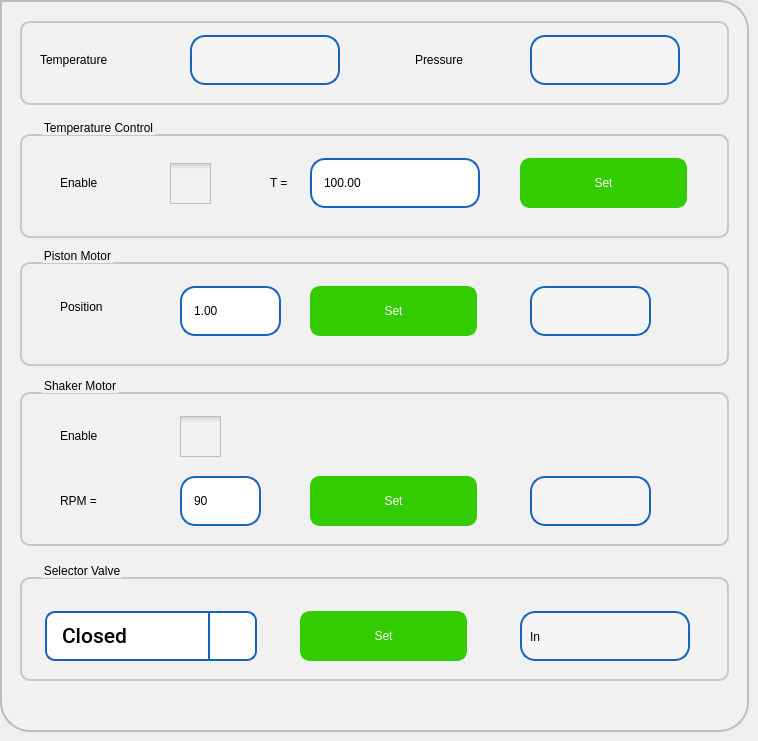
   <widget class="QWidget" name="tab">
    <attribute name="title">
     <string>Service</string>
    </attribute>
    <widget class="QFrame" name="frame">
     <property name="geometry">
      <rect>
       <x>0</x>
       <y>0</y>
       <width>749</width>
       <height>732</height>
      </rect>
     </property>
     <property name="styleSheet">
      <string notr="true">background-color: rgb(241, 241, 241);
	 border: 2px solid #C4C4C3;
    border-bottom-color: #C2C7CB; /* same as the pane color */
    border-bottom-left-radius: 30px;
border-bottom-right-radius: 30px;
    border-top-right-radius: 30px;
color: rgb(0, 0, 0);
font: 75 16pt &quot;Roboto Medium&quot;;
border-color:  rgb(190, 190, 190);



</string>
     </property>
     <property name="frameShape">
      <enum>QFrame::StyledPanel</enum>
     </property>
     <property name="frameShadow">
      <enum>QFrame::Raised</enum>
     </property>
     <widget class="QGroupBox" name="groupBox">
      <property name="geometry">
       <rect>
        <x>20</x>
        <y>118</y>
        <width>709</width>
        <height>120</height>
       </rect>
      </property>
      <property name="styleSheet">
       <string notr="true">QGroupBox {
    border: 2px solid  rgb(200, 200, 200);
    border-radius: 10px;
    margin-top: 16px; /* leave space at the top for the title */
    padding : 0px;

}

QGroupBox::title {
    subcontrol-origin: padding;
    subcontrol-position: top left ; /* position at the top center */
    left : 20px;
    top : -15px;
}</string>
      </property>
      <property name="title">
       <string>Temperature Control</string>
      </property>
      <widget class="QLabel" name="label_16">
       <property name="geometry">
        <rect>
         <x>40</x>
         <y>40</y>
         <width>96</width>
         <height>50</height>
        </rect>
       </property>
       <property name="styleSheet">
        <string notr="true">border-width: 0px;</string>
       </property>
       <property name="text">
        <string>Enable</string>
       </property>
      </widget>
      <widget class="sQLEExtend" name="leTemperature">
       <property name="geometry">
        <rect>
         <x>290</x>
         <y>40</y>
         <width>170</width>
         <height>50</height>
        </rect>
       </property>
       <property name="focusPolicy">
        <enum>Qt::ClickFocus</enum>
       </property>
       <property name="styleSheet">
        <string notr="true">QLineEdit { 
	padding: 1px 18px 1px 10px;
	background-color: rgb(255,255,255);
	border-width: 2px;
	border-color: rgb(21, 100, 192);
	border-style: solid;
	border-radius: 15;
	color: rgb(0, 0, 0);
	font: 75 16pt &quot;Roboto Medium&quot;;
}

QLineEdit:read-only {
	background-color: rgb(245,245,245);
}
QLineEdit[error=true] {
border-color: red;
}
QLineEdit[error=false] {
border-color: rgb(21, 100, 192);
}

</string>
       </property>
       <property name="text">
        <string>100.00</string>
       </property>
       <property name="maxLength">
        <number>15</number>
       </property>
      </widget>
      <widget class="QCheckBox" name="cbTEnable">
       <property name="geometry">
        <rect>
         <x>150</x>
         <y>40</y>
         <width>41</width>
         <height>50</height>
        </rect>
       </property>
       <property name="focusPolicy">
        <enum>Qt::ClickFocus</enum>
       </property>
       <property name="styleSheet">
        <string notr="true">QCheckBox {
    spacing: 5px;
 border: 0px solid #999999;

}

QCheckBox::indicator {
    width: 41px;
    height: 41px;
}

QCheckBox::indicator:unchecked {
	image: url(:/images/icons/ancheck.png);
}
/*
QCheckBox::indicator:unchecked:hover {
    image: url(:/images/checkbox_unchecked_hover.png);
}

QCheckBox::indicator:unchecked:pressed {
    image: url(:/images/checkbox_unchecked_pressed.png);
}
*/
QCheckBox::indicator:checked {
    image: url(:/images/icons/acheck.png);
}
/*
QCheckBox::indicator:checked:hover {
    image: url(:/images/checkbox_checked_hover.png);
}

QCheckBox::indicator:checked:pressed {
    image: url(:/images/checkbox_checked_pressed.png);
}
*/
QCheckBox::indicator:indeterminate:hover {
    image: url(:/images/checkbox_indeterminate_hover.png);
}
/*
QCheckBox::indicator:indeterminate:pressed {
    image: url(:/images/checkbox_indeterminate_pressed.png);
}
*/</string>
       </property>
       <property name="text">
        <string/>
       </property>
      </widget>
      <widget class="QPushButton" name="pbTSet">
       <property name="geometry">
        <rect>
         <x>500</x>
         <y>40</y>
         <width>167</width>
         <height>50</height>
        </rect>
       </property>
       <property name="focusPolicy">
        <enum>Qt::ClickFocus</enum>
       </property>
       <property name="styleSheet">
        <string notr="true">QPushButton{
background-color: rgb(51, 204, 0);
border-width: 2px;
border-color: rgb(51, 204, 0);
border-style: solid;
border-radius: 10;
color: rgb(255, 255, 255);
font: 75 16pt &quot;Roboto Medium&quot;;
}
QPushButton:disabled { 
background-color: rgb(204, 244, 198);
border-width: 2px;
border-color: rgb(127, 143, 127);
border-style: solid;
border-radius: 10;
color: rgb(0, 0, 0);
font: 75 16pt &quot;Roboto Medium&quot;;
}
QPushButton:pressed {
background-color: rgb(24, 163, 3);
border-width: 2px;
border-color: rgb(24, 163, 3);
border-style: solid;
border-radius: 10;
color: rgb(255, 255, 255);
font: 75 16pt &quot;Roboto Medium&quot;;
}
QPushButton:down {
background-color: rgb(24, 163, 3);
border-width: 2px;
border-color: rgb(24, 163, 3);
border-style: solid;
border-radius: 10;
color: rgb(0, 0, 0);
font: 75 16pt &quot;Roboto Medium&quot;;
}
QPushButton:default {
background-color: rgb(241, 241, 241);
border-width: 2px;
border-color: rgb(21, 100, 192);
border-style: solid;
border-radius: 10;
color: rgb(0, 0, 0);
font: 75 16pt &quot;Roboto Medium&quot;;
}
</string>
       </property>
       <property name="text">
        <string>Set</string>
       </property>
      </widget>
      <widget class="QLabel" name="label_6">
       <property name="geometry">
        <rect>
         <x>250</x>
         <y>40</y>
         <width>36</width>
         <height>50</height>
        </rect>
       </property>
       <property name="styleSheet">
        <string notr="true">border-width: 0px;</string>
       </property>
       <property name="text">
        <string>T =</string>
       </property>
      </widget>
     </widget>
     <widget class="QGroupBox" name="groupBox_4">
      <property name="geometry">
       <rect>
        <x>20</x>
        <y>376</y>
        <width>709</width>
        <height>170</height>
       </rect>
      </property>
      <property name="styleSheet">
       <string notr="true">QGroupBox {
    border: 2px solid  rgb(200, 200, 200);
    border-radius: 10px;
    margin-top: 16px; /* leave space at the top for the title */
    padding : 0px;

}

QGroupBox::title {
    subcontrol-origin: padding;
    subcontrol-position: top left ; /* position at the top center */
    left : 20px;
    top : -15px;
}</string>
      </property>
      <property name="title">
       <string>Shaker Motor</string>
      </property>
      <widget class="sQLEExtend" name="leRPM">
       <property name="geometry">
        <rect>
         <x>160</x>
         <y>100</y>
         <width>81</width>
         <height>50</height>
        </rect>
       </property>
       <property name="focusPolicy">
        <enum>Qt::ClickFocus</enum>
       </property>
       <property name="styleSheet">
        <string notr="true">QLineEdit { 
	padding: 1px 18px 1px 10px;
	background-color: rgb(255,255,255);
	border-width: 2px;
	border-color: rgb(21, 100, 192);
	border-style: solid;
	border-radius: 15;
	color: rgb(0, 0, 0);
	font: 75 16pt &quot;Roboto Medium&quot;;
}

QLineEdit:read-only {
	background-color: rgb(245,245,245);
}
QLineEdit[error=true] {
border-color: red;
}
QLineEdit[error=false] {
border-color: rgb(21, 100, 192);
}

</string>
       </property>
       <property name="text">
        <string>90</string>
       </property>
       <property name="maxLength">
        <number>15</number>
       </property>
      </widget>
      <widget class="QPushButton" name="pbRPMSet">
       <property name="geometry">
        <rect>
         <x>290</x>
         <y>100</y>
         <width>167</width>
         <height>50</height>
        </rect>
       </property>
       <property name="focusPolicy">
        <enum>Qt::ClickFocus</enum>
       </property>
       <property name="styleSheet">
        <string notr="true">QPushButton{
background-color: rgb(51, 204, 0);
border-width: 2px;
border-color: rgb(51, 204, 0);
border-style: solid;
border-radius: 10;
color: rgb(255, 255, 255);
font: 75 16pt &quot;Roboto Medium&quot;;
}
QPushButton:disabled { 
background-color: rgb(204, 244, 198);
border-width: 2px;
border-color: rgb(127, 143, 127);
border-style: solid;
border-radius: 10;
color: rgb(0, 0, 0);
font: 75 16pt &quot;Roboto Medium&quot;;
}
QPushButton:pressed {
background-color: rgb(24, 163, 3);
border-width: 2px;
border-color: rgb(24, 163, 3);
border-style: solid;
border-radius: 10;
color: rgb(255, 255, 255);
font: 75 16pt &quot;Roboto Medium&quot;;
}
QPushButton:down {
background-color: rgb(24, 163, 3);
border-width: 2px;
border-color: rgb(24, 163, 3);
border-style: solid;
border-radius: 10;
color: rgb(0, 0, 0);
font: 75 16pt &quot;Roboto Medium&quot;;
}
QPushButton:default {
background-color: rgb(241, 241, 241);
border-width: 2px;
border-color: rgb(21, 100, 192);
border-style: solid;
border-radius: 10;
color: rgb(0, 0, 0);
font: 75 16pt &quot;Roboto Medium&quot;;
}
</string>
       </property>
       <property name="text">
        <string>Set</string>
       </property>
      </widget>
      <widget class="QLabel" name="label_7">
       <property name="geometry">
        <rect>
         <x>40</x>
         <y>100</y>
         <width>71</width>
         <height>50</height>
        </rect>
       </property>
       <property name="styleSheet">
        <string notr="true">border-width: 0px;</string>
       </property>
       <property name="text">
        <string>RPM =</string>
       </property>
      </widget>
      <widget class="QLabel" name="lblRPM">
       <property name="geometry">
        <rect>
         <x>510</x>
         <y>100</y>
         <width>121</width>
         <height>50</height>
        </rect>
       </property>
       <property name="styleSheet">
        <string notr="true">
   padding: 2px 5px 1px 10px;
   background-color: rgb(245,245,245);
   border-width: 2px;
   border-color: rgb(21, 100, 192);
   border-style: solid;
   border-radius: 15px;
   color: rgb(0, 0, 0);
   font: 75 16pt &quot;Roboto Medium&quot;;

</string>
       </property>
       <property name="text">
        <string/>
       </property>
      </widget>
      <widget class="QLabel" name="label_17">
       <property name="geometry">
        <rect>
         <x>40</x>
         <y>35</y>
         <width>96</width>
         <height>50</height>
        </rect>
       </property>
       <property name="styleSheet">
        <string notr="true">border-width: 0px;</string>
       </property>
       <property name="text">
        <string>Enable</string>
       </property>
      </widget>
      <widget class="QCheckBox" name="cbSMEnable">
       <property name="geometry">
        <rect>
         <x>160</x>
         <y>35</y>
         <width>41</width>
         <height>50</height>
        </rect>
       </property>
       <property name="focusPolicy">
        <enum>Qt::ClickFocus</enum>
       </property>
       <property name="styleSheet">
        <string notr="true">QCheckBox {
    spacing: 5px;
 border: 0px solid #999999;

}

QCheckBox::indicator {
    width: 41px;
    height: 41px;
}

QCheckBox::indicator:unchecked {
	image: url(:/images/icons/ancheck.png);
}
/*
QCheckBox::indicator:unchecked:hover {
    image: url(:/images/checkbox_unchecked_hover.png);
}

QCheckBox::indicator:unchecked:pressed {
    image: url(:/images/checkbox_unchecked_pressed.png);
}
*/
QCheckBox::indicator:checked {
    image: url(:/images/icons/acheck.png);
}
/*
QCheckBox::indicator:checked:hover {
    image: url(:/images/checkbox_checked_hover.png);
}

QCheckBox::indicator:checked:pressed {
    image: url(:/images/checkbox_checked_pressed.png);
}
*/
QCheckBox::indicator:indeterminate:hover {
    image: url(:/images/checkbox_indeterminate_hover.png);
}
/*
QCheckBox::indicator:indeterminate:pressed {
    image: url(:/images/checkbox_indeterminate_pressed.png);
}
*/</string>
       </property>
       <property name="text">
        <string/>
       </property>
      </widget>
     </widget>
     <widget class="QGroupBox" name="groupBox_10">
      <property name="geometry">
       <rect>
        <x>20</x>
        <y>561</y>
        <width>709</width>
        <height>120</height>
       </rect>
      </property>
      <property name="styleSheet">
       <string notr="true">QGroupBox {
    border: 2px solid  rgb(200, 200, 200);
    border-radius: 10px;
    margin-top: 16px; /* leave space at the top for the title */
    padding : 0px;

}

QGroupBox::title {
    subcontrol-origin: padding;
    subcontrol-position: top left ; /* position at the top center */
    left : 20px;
    top : -15px;
}</string>
      </property>
      <property name="title">
       <string>Selector Valve</string>
      </property>
      <widget class="QComboBox" name="cbSelectorValve">
       <property name="geometry">
        <rect>
         <x>25</x>
         <y>50</y>
         <width>212</width>
         <height>50</height>
        </rect>
       </property>
       <property name="font">
        <font>
         <family>Roboto Medium</family>
         <pointsize>16</pointsize>
         <weight>9</weight>
         <italic>false</italic>
         <bold>false</bold>
        </font>
       </property>
       <property name="focusPolicy">
        <enum>Qt::ClickFocus</enum>
       </property>
       <property name="styleSheet">
        <string notr="true">QComboBox {
   border: 2px solid  rgb(21, 100, 192);
   border-radius: 10px;
   padding: 1px 18px 1px 3px;
   background-color: rgb(255, 255, 255);
   color: rgb(0, 0, 0);
   font: 75 16pt &quot;Roboto Medium&quot;;
   padding-left: 15px;
}

QComboBox:on {
    padding-top: 3px;
    padding-left: 15px;
}

QComboBox::drop-down {
    subcontrol-origin: padding;
    subcontrol-position: top right;
    width: 45px;
    border-left-width: 2px;
    border-left-color: darkgray;
    border-left-style: solid;
    border-top-right-radius: 3px;
    border-bottom-right-radius: 3px;
    border-color: rgb(21, 100, 192);
}

QComboBox::down-arrow {
	image: url(:/images/icons/downarrow.png);
}

QComboBox::down-arrow:on {
    top: 1px;
    left: 1px;
}

QComboBox QAbstractItemView {
   border: 2px solid rgb(21, 100, 192);
   font: 75 16pt &quot;Roboto Medium&quot;;
   border-radius: 5px;
   background-color: rgb(255, 255, 255);
   selection-background-color:  rgb(21, 100, 192);
   selection-color: rgb(255, 255, 255);
}

/*  vertical */
QScrollBar:vertical {
     border: 0px solid  rgb(21, 100, 192);
     background:  rgb(230,230,230);
     width: 42px;
	 margin: 45px 0 45px 0;
     border-left: 2px solid  rgb(182, 182, 182);
     border-radius: 0px;
 }

 QScrollBar::handle:vertical {
     background:  rgb(182, 182, 182);
     min-height: 20px;
 }

 QScrollBar::add-line:vertical {
     border: 0px solid grey;
     background:  rgb(230,230,230);
     height: 45px;
     subcontrol-position: bottom;
     subcontrol-origin: margin;
 }

 QScrollBar::sub-line:vertical {
     border: 0px solid grey;
     background:  rgb(230,230,230);
     height: 45px;
     subcontrol-position: top;
     subcontrol-origin: margin;
 }

 QScrollBar::up-arrow:vertical {
     width: 42px;
     height: 45px;
     background-image: url(:/images/icons/cuparrow.png);
}

QScrollBar::down-arrow:vertical {
     width: 42px;
      height: 45px;
      background-image: url(:/images/icons/cdownarrow.png);
 }

 QScrollBar::add-page:vertical, QScrollBar::sub-page:vertical {
      background: none;
 }
</string>
       </property>
  <property name="maxVisibleItems">
        <number>2</number>
       </property>
       <property name="frame">
        <bool>true</bool>
       </property>
       <item>
        <property name="text">
         <string>Closed</string>
        </property>
       </item>
       <item>
        <property name="text">
         <string>In</string>
        </property>
       </item>
       <item>
        <property name="text">
         <string>Out</string>
        </property>
       </item>
      </widget>
      <widget class="QLabel" name="lblSelectorValve">
       <property name="geometry">
        <rect>
         <x>500</x>
         <y>50</y>
         <width>170</width>
         <height>50</height>
        </rect>
       </property>
       <property name="styleSheet">
        <string notr="true">   padding: 2px 5px 1px 5px;
   background-color: rgb(245,245,245);
   border-width: 2px;
   border-color: rgb(21, 100, 192);
   border-style: solid;
   border-radius: 15px;
   color: rgb(0, 0, 0);
   font: 75 16pt &quot;Roboto Medium&quot;;

</string>
       </property>
       <property name="text">
        <string>In</string>
       </property>
      </widget>
      <widget class="QPushButton" name="pbSVSet">
       <property name="geometry">
        <rect>
         <x>280</x>
         <y>50</y>
         <width>167</width>
         <height>50</height>
        </rect>
       </property>
       <property name="focusPolicy">
        <enum>Qt::ClickFocus</enum>
       </property>
       <property name="styleSheet">
        <string notr="true">QPushButton{
background-color: rgb(51, 204, 0);
border-width: 2px;
border-color: rgb(51, 204, 0);
border-style: solid;
border-radius: 10;
color: rgb(255, 255, 255);
font: 75 16pt &quot;Roboto Medium&quot;;
}
QPushButton:disabled { 
background-color: rgb(204, 244, 198);
border-width: 2px;
border-color: rgb(127, 143, 127);
border-style: solid;
border-radius: 10;
color: rgb(0, 0, 0);
font: 75 16pt &quot;Roboto Medium&quot;;
}
QPushButton:pressed {
background-color: rgb(24, 163, 3);
border-width: 2px;
border-color: rgb(24, 163, 3);
border-style: solid;
border-radius: 10;
color: rgb(255, 255, 255);
font: 75 16pt &quot;Roboto Medium&quot;;
}
QPushButton:down {
background-color: rgb(24, 163, 3);
border-width: 2px;
border-color: rgb(24, 163, 3);
border-style: solid;
border-radius: 10;
color: rgb(0, 0, 0);
font: 75 16pt &quot;Roboto Medium&quot;;
}
QPushButton:default {
background-color: rgb(241, 241, 241);
border-width: 2px;
border-color: rgb(21, 100, 192);
border-style: solid;
border-radius: 10;
color: rgb(0, 0, 0);
font: 75 16pt &quot;Roboto Medium&quot;;
}
</string>
       </property>
       <property name="text">
        <string>Set</string>
       </property>
      </widget>
     </widget>
     <widget class="QGroupBox" name="groupBox_7">
      <property name="geometry">
       <rect>
        <x>20</x>
        <y>5</y>
        <width>709</width>
        <height>100</height>
       </rect>
      </property>
      <property name="styleSheet">
       <string notr="true">QGroupBox {
    border: 2px solid  rgb(200, 200, 200);
    border-radius: 10px;
    margin-top: 16px; /* leave space at the top for the title */
    padding : 0px;

}

QGroupBox::title {
    subcontrol-origin: padding;
    subcontrol-position: top left ; /* position at the top center */
    left : 20px;
    top : -15px;
}</string>
      </property>
      <property name="title">
       <string/>
      </property>
      <widget class="QLabel" name="label_9">
       <property name="geometry">
        <rect>
         <x>20</x>
         <y>30</y>
         <width>141</width>
         <height>50</height>
        </rect>
       </property>
       <property name="styleSheet">
        <string notr="true">border-width: 0px;</string>
       </property>
       <property name="text">
        <string>Temperature</string>
       </property>
      </widget>
      <widget class="QLabel" name="lblTemperature">
       <property name="geometry">
        <rect>
         <x>170</x>
         <y>30</y>
         <width>150</width>
         <height>50</height>
        </rect>
       </property>
       <property name="styleSheet">
        <string notr="true">   padding: 2px 5px 1px 5px;
   background-color: rgb(245,245,245);
   border-width: 2px;
   border-color: rgb(21, 100, 192);
   border-style: solid;
   border-radius: 15px;
   color: rgb(0, 0, 0);
   font: 75 16pt &quot;Roboto Medium&quot;;

</string>
       </property>
       <property name="text">
 <string/>       
 </property>
      </widget>
      <widget class="QLabel" name="label_22">
       <property name="geometry">
        <rect>
         <x>395</x>
         <y>30</y>
         <width>111</width>
         <height>50</height>
        </rect>
       </property>
       <property name="styleSheet">
        <string notr="true">border-width: 0px;</string>
       </property>
       <property name="text">
        <string>Pressure</string>
       </property>
      </widget>
      <widget class="QLabel" name="lblPressure">
       <property name="geometry">
        <rect>
         <x>510</x>
         <y>30</y>
         <width>150</width>
         <height>50</height>
        </rect>
       </property>
       <property name="styleSheet">
        <string notr="true">   padding: 2px 5px 1px 5px;
   background-color: rgb(245,245,245);
   border-width: 2px;
   border-color: rgb(21, 100, 192);
   border-style: solid;
   border-radius: 15px;
   color: rgb(0, 0, 0);
   font: 75 16pt &quot;Roboto Medium&quot;;

</string>
       </property>
       <property name="text">
           <string/>
       </property>
      </widget>
     </widget>
     <widget class="QGroupBox" name="groupBox_5">
      <property name="geometry">
       <rect>
        <x>20</x>
        <y>246</y>
        <width>709</width>
        <height>120</height>
       </rect>
      </property>
      <property name="styleSheet">
       <string notr="true">QGroupBox {
    border: 2px solid  rgb(200, 200, 200);
    border-radius: 10px;
    margin-top: 16px; /* leave space at the top for the title */
    padding : 0px;

}

QGroupBox::title {
    subcontrol-origin: padding;
    subcontrol-position: top left ; /* position at the top center */
    left : 20px;
    top : -15px;
}</string>
      </property>
      <property name="title">
       <string>Piston Motor</string>
      </property>
      <widget class="sQLEExtend" name="lePistonPosition">
       <property name="geometry">
        <rect>
         <x>160</x>
         <y>40</y>
         <width>101</width>
         <height>50</height>
        </rect>
       </property>
       <property name="focusPolicy">
        <enum>Qt::ClickFocus</enum>
       </property>
       <property name="styleSheet">
        <string notr="true">QLineEdit { 
	padding: 1px 18px 1px 10px;
	background-color: rgb(255,255,255);
	border-width: 2px;
	border-color: rgb(21, 100, 192);
	border-style: solid;
	border-radius: 15;
	color: rgb(0, 0, 0);
	font: 75 16pt &quot;Roboto Medium&quot;;
}

QLineEdit:read-only {
	background-color: rgb(245,245,245);
}
QLineEdit[error=true] {
border-color: red;
}
QLineEdit[error=false] {
border-color: rgb(21, 100, 192);
}

</string>
       </property>
       <property name="text">
        <string>1.00</string>
       </property>
       <property name="maxLength">
        <number>15</number>
       </property>
      </widget>
      <widget class="QLabel" name="label_29">
       <property name="geometry">
        <rect>
         <x>40</x>
         <y>40</y>
         <width>111</width>
         <height>41</height>
        </rect>
       </property>
       <property name="styleSheet">
        <string notr="true">border-width: 0px;</string>
       </property>
       <property name="text">
        <string>Position</string>
       </property>
      </widget>
      <widget class="QLabel" name="lblPistonPosition">
       <property name="geometry">
        <rect>
         <x>510</x>
         <y>40</y>
         <width>121</width>
         <height>50</height>
        </rect>
       </property>
       <property name="styleSheet">
        <string notr="true">   padding: 2px 5px 1px 5px;
   background-color: rgb(245,245,245);
   border-width: 2px;
   border-color: rgb(21, 100, 192);
   border-style: solid;
   border-radius: 15px;
   color: rgb(0, 0, 0);
   font: 75 16pt &quot;Roboto Medium&quot;;

</string>
       </property>
       <property name="text">
        <string/>
       </property>
      </widget>
      <widget class="QPushButton" name="pbPPSet">
       <property name="geometry">
        <rect>
         <x>290</x>
         <y>40</y>
         <width>167</width>
         <height>50</height>
        </rect>
       </property>
       <property name="focusPolicy">
        <enum>Qt::ClickFocus</enum>
       </property>
       <property name="styleSheet">
        <string notr="true">QPushButton{
background-color: rgb(51, 204, 0);
border-width: 2px;
border-color: rgb(51, 204, 0);
border-style: solid;
border-radius: 10;
color: rgb(255, 255, 255);
font: 75 16pt &quot;Roboto Medium&quot;;
}
QPushButton:disabled { 
background-color: rgb(204, 244, 198);
border-width: 2px;
border-color: rgb(127, 143, 127);
border-style: solid;
border-radius: 10;
color: rgb(0, 0, 0);
font: 75 16pt &quot;Roboto Medium&quot;;
}
QPushButton:pressed {
background-color: rgb(24, 163, 3);
border-width: 2px;
border-color: rgb(24, 163, 3);
border-style: solid;
border-radius: 10;
color: rgb(255, 255, 255);
font: 75 16pt &quot;Roboto Medium&quot;;
}
QPushButton:down {
background-color: rgb(24, 163, 3);
border-width: 2px;
border-color: rgb(24, 163, 3);
border-style: solid;
border-radius: 10;
color: rgb(0, 0, 0);
font: 75 16pt &quot;Roboto Medium&quot;;
}
QPushButton:default {
background-color: rgb(241, 241, 241);
border-width: 2px;
border-color: rgb(21, 100, 192);
border-style: solid;
border-radius: 10;
color: rgb(0, 0, 0);
font: 75 16pt &quot;Roboto Medium&quot;;
}
</string>
       </property>
       <property name="text">
        <string>Set</string>
       </property>
      </widget>
     </widget>
    </widget>
   </widget>
